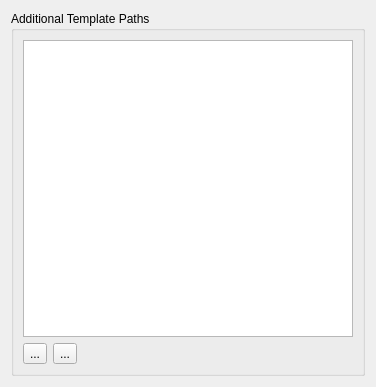
<ui version="4.0" >
 <class>qdesigner_internal::TemplateOptionsWidget</class>
 <widget class="QWidget" name="qdesigner_internal::TemplateOptionsWidget" >
  <property name="geometry" >
   <rect>
    <x>0</x>
    <y>0</y>
    <width>376</width>
    <height>387</height>
   </rect>
  </property>
  <property name="windowTitle" >
   <string>Form</string>
  </property>
  <layout class="QGridLayout" name="gridLayout" >
   <item row="0" column="0" >
    <widget class="QGroupBox" name="m_templatePathGroupBox" >
     <property name="title" >
      <string>Additional Template Paths</string>
     </property>
     <layout class="QGridLayout" >
      <item row="0" column="0" colspan="3" >
       <widget class="QListWidget" name="m_templatePathListWidget" />
      </item>
      <item row="1" column="0" >
       <widget class="QToolButton" name="m_addTemplatePathButton" >
        <property name="text" >
         <string>...</string>
        </property>
       </widget>
      </item>
      <item row="1" column="1" >
       <widget class="QToolButton" name="m_removeTemplatePathButton" >
        <property name="text" >
         <string>...</string>
        </property>
       </widget>
      </item>
      <item row="1" column="2" >
       <spacer>
        <property name="orientation" >
         <enum>Qt::Horizontal</enum>
        </property>
        <property name="sizeHint" stdset="0" >
         <size>
          <width>40</width>
          <height>20</height>
         </size>
        </property>
       </spacer>
      </item>
     </layout>
    </widget>
   </item>
  </layout>
 </widget>
 <resources/>
 <connections/>
</ui>
